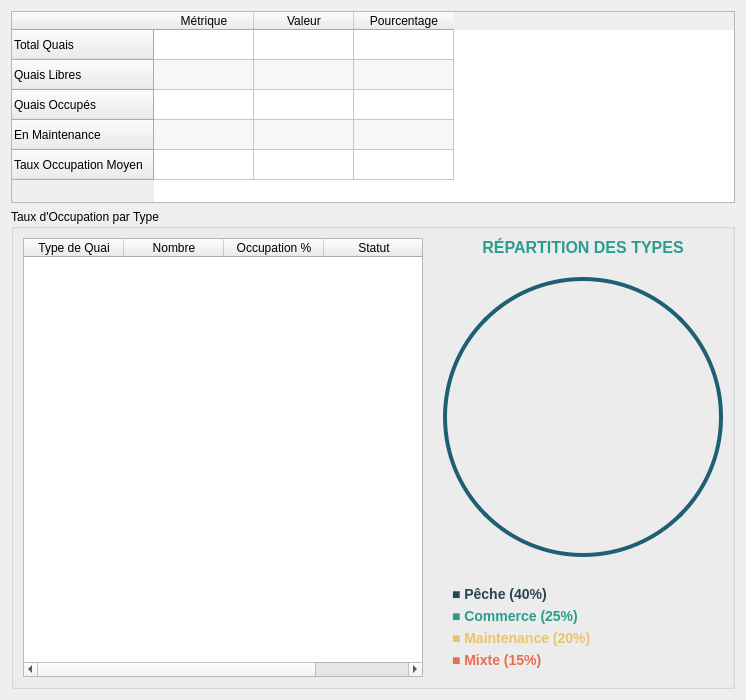
               <widget class="QWidget" name="tabStatistiques">
                <attribute name="title">
                 <string> Statistiques</string>
                </attribute>
                <layout class="QVBoxLayout" name="statsTabLayout">
                 <item>
                  <widget class="QTableWidget" name="tableStatistics">
                   <property name="alternatingRowColors">
                    <bool>true</bool>
                   </property>
                   <row>
                    <property name="text">
                     <string>Total Quais</string>
                    </property>
                   </row>
                   <row>
                    <property name="text">
                     <string>Quais Libres</string>
                    </property>
                   </row>
                   <row>
                    <property name="text">
                     <string>Quais Occupés</string>
                    </property>
                   </row>
                   <row>
                    <property name="text">
                     <string>En Maintenance</string>
                    </property>
                   </row>
                   <row>
                    <property name="text">
                     <string>Taux Occupation Moyen</string>
                    </property>
                   </row>
                   <column>
                    <property name="text">
                     <string>Métrique</string>
                    </property>
                   </column>
                   <column>
                    <property name="text">
                     <string>Valeur</string>
                    </property>
                   </column>
                   <column>
                    <property name="text">
                     <string>Pourcentage</string>
                    </property>
                   </column>
                  </widget>
                 </item>
                 <item>
                  <widget class="QGroupBox" name="groupBoxOccupation">
                   <property name="title">
                    <string>Taux d'Occupation par Type</string>
                   </property>
                   <layout class="QHBoxLayout" name="occupationLayout">
                    <property name="spacing">
                     <number>20</number>
                    </property>
                    <item>
                     <widget class="QTableWidget" name="tableOccupationByType">
                      <property name="minimumSize">
                       <size>
                        <width>400</width>
                        <height>0</height>
                       </size>
                      </property>
                      <property name="alternatingRowColors">
                       <bool>true</bool>
                      </property>
                      <column>
                       <property name="text">
                        <string>Type de Quai</string>
                       </property>
                      </column>
                      <column>
                       <property name="text">
                        <string>Nombre</string>
                       </property>
                      </column>
                      <column>
                       <property name="text">
                        <string>Occupation %</string>
                       </property>
                      </column>
                      <column>
                       <property name="text">
                        <string>Statut</string>
                       </property>
                      </column>
                     </widget>
                    </item>
                    <item>
                     <layout class="QVBoxLayout" name="pieContainerLayout">
                      <item>
                       <widget class="QLabel" name="chartTitle">
                        <property name="styleSheet">
                         <string notr="true">font-weight: bold; color: #2a9d8f; font-size: 16px;</string>
                        </property>
                        <property name="text">
                         <string>RÉPARTITION DES TYPES</string>
                        </property>
                        <property name="alignment">
                         <set>Qt::AlignmentFlag::AlignCenter</set>
                        </property>
                       </widget>
                      </item>
                      <item>
                       <widget class="QFrame" name="pieChartFrame">
                        <property name="minimumSize">
                         <size>
                          <width>280</width>
                          <height>280</height>
                         </size>
                        </property>
                        <property name="maximumSize">
                         <size>
                          <width>280</width>
                          <height>280</height>
                         </size>
                        </property>
                        <property name="styleSheet">
                         <string notr="true">
                    border: 4px solid #1e5f74;
                    border-radius: 140px;
                    background-color: qconicalgradient(cx:0.5, cy:0.5, angle:90, 
                        stop:0 #264653, stop:0.4 #264653, 
                        stop:0.4001 #2a9d8f, stop:0.65 #2a9d8f, 
                        stop:0.6501 #e9c46a, stop:0.85 #e9c46a, 
                        stop:0.8501 #e76f51, stop:1 #e76f51);
                   </string>
                        </property>
                        <property name="frameShape">
                         <enum>QFrame::Shape::NoFrame</enum>
                        </property>
                       </widget>
                      </item>
                      <item>
                       <widget class="QFrame" name="legendFrame">
                        <layout class="QVBoxLayout" name="legendLayout">
                         <item>
                          <widget class="QLabel" name="legend1">
                           <property name="styleSheet">
                            <string notr="true">color: #264653; font-weight: bold; font-size: 14px;</string>
                           </property>
                           <property name="text">
                            <string>■ Pêche (40%)</string>
                           </property>
                          </widget>
                         </item>
                         <item>
                          <widget class="QLabel" name="legend2">
                           <property name="styleSheet">
                            <string notr="true">color: #2a9d8f; font-weight: bold; font-size: 14px;</string>
                           </property>
                           <property name="text">
                            <string>■ Commerce (25%)</string>
                           </property>
                          </widget>
                         </item>
                         <item>
                          <widget class="QLabel" name="legend3">
                           <property name="styleSheet">
                            <string notr="true">color: #e9c46a; font-weight: bold; font-size: 14px;</string>
                           </property>
                           <property name="text">
                            <string>■ Maintenance (20%)</string>
                           </property>
                          </widget>
                         </item>
                         <item>
                          <widget class="QLabel" name="legend4">
                           <property name="styleSheet">
                            <string notr="true">color: #e76f51; font-weight: bold; font-size: 14px;</string>
                           </property>
                           <property name="text">
                            <string>■ Mixte (15%)</string>
                           </property>
                          </widget>
                         </item>
                        </layout>
                       </widget>
                      </item>
                     </layout>
                    </item>
                   </layout>
                  </widget>
                 </item>
                </layout>
               </widget>
